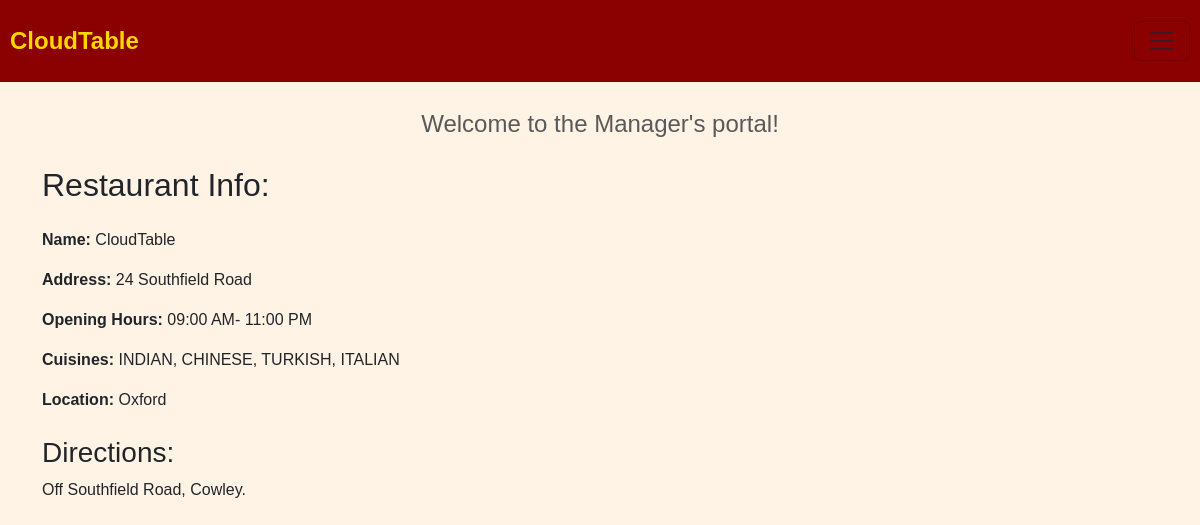
The app's page /index/ with its own data.
### home/models.py (models this page shows, shortened)
class Restaurant(models.Model):
    name = models.CharField(max_length=100)
    address = models.CharField(max_length=100)
    opening_hours = models.CharField(max_length=100)
    cuisines = models.CharField(max_length=100)
    location = models.CharField(max_length=100)
    directions = models.TextField()

### home/views.py (the view)
# urls.py: path('index/', views.index, name='index'),
def index(request):
    restaurant = Restaurant.objects.first()
    context = {'restaurant': restaurant}
    return render(request, 'index.html', context)

### templates/index.html (shortened to what this page needs)
{% extends 'base.html' %}
{% load static %}
{% block body %}
<figure class="text-center">
  <figcaption class="figure-caption" style="font-size: 24px;">Welcome to the Manager's portal!</figcaption>
</figure>
<div class="container mt-4">
  <div class="text-start">
    <h2 class="mb-4">Restaurant Info: </h2>
    <p><strong>Name:</strong> {{ restaurant.name }}</p>
    <p><strong>Address:</strong> {{ restaurant.address }}</p>
    <p><strong>Opening Hours:</strong> {{ restaurant.opening_hours }}</p>
    <p><strong>Cuisines:</strong> {{ restaurant.cuisines }}</p>
    <p><strong>Location:</strong> {{ restaurant.location }}</p>
    <h3 class="mt-4">Directions:</h3>
    <p>{{ restaurant.directions }}</p>
  </div>
</div>
{% endblock body %}

### templates/base.html (style rules this page uses)
body { padding-bottom:30px; font-family: 'Arial', sans-serif; background-color: #fff3e6; }

### records on screen
Restaurant: name "CloudTable", address "24 Southfield Road", opening_hours "09:00 AM- 11:00 PM", cuisines "INDIAN, CHINESE, TURKISH, ITALIAN", location "Oxford", directions "Off Southfield Road, Cowley."
